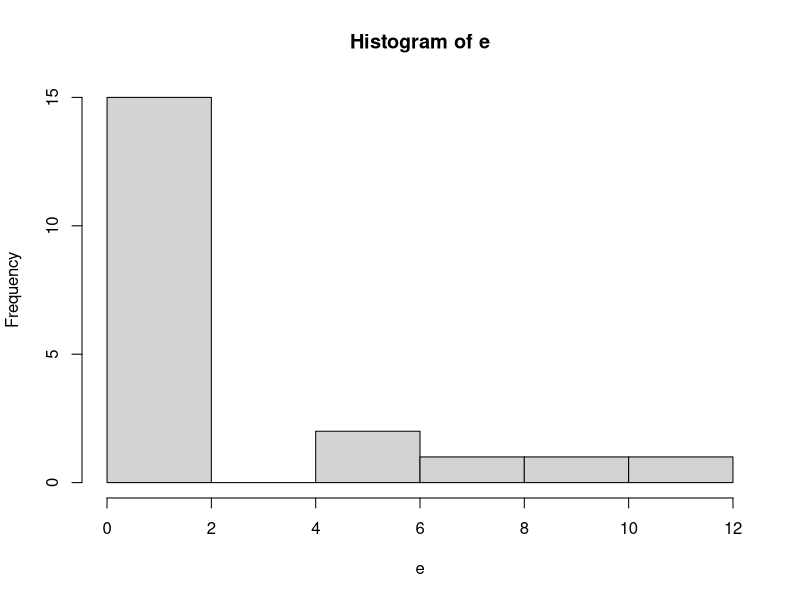
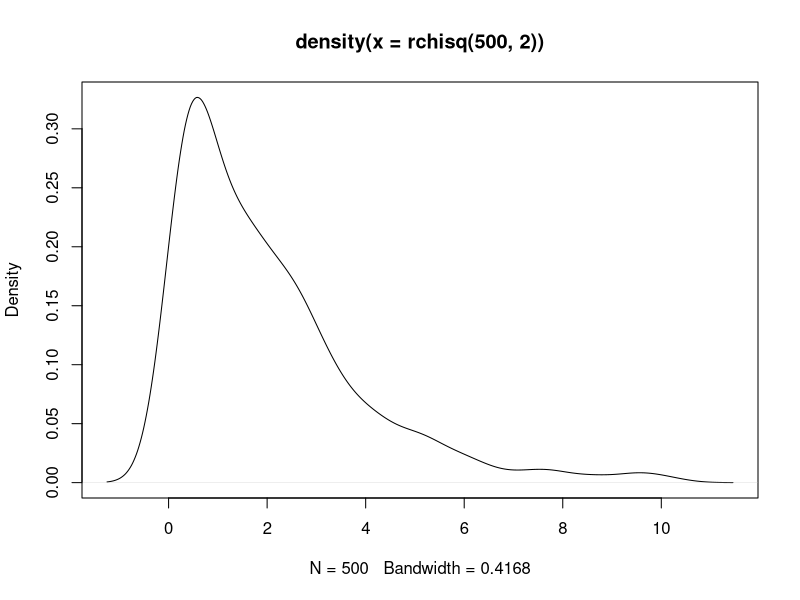
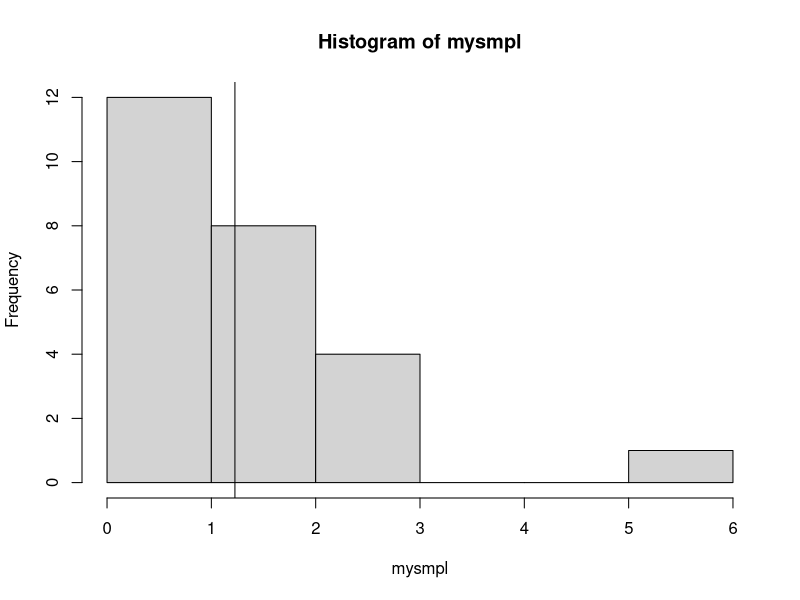
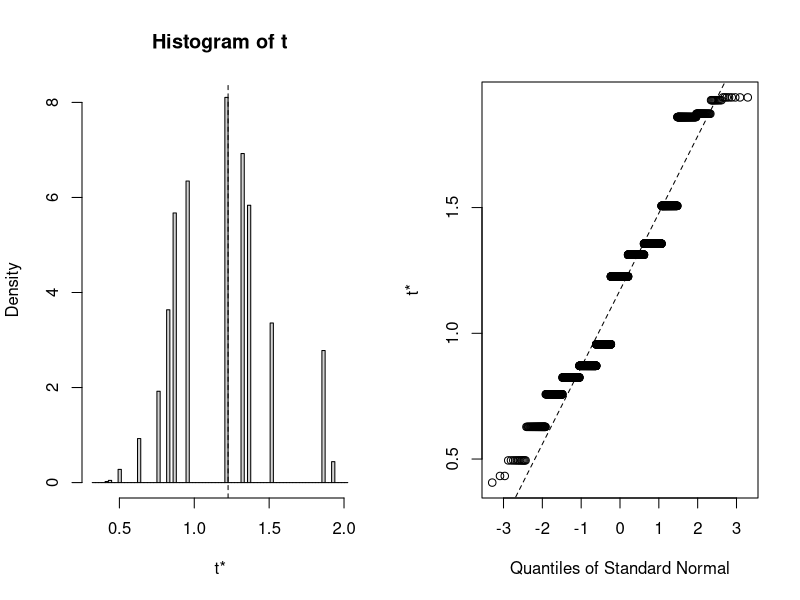

Source code (R) for these figures, in order: (Note: this script raises an error after producing the figures.)
# Bootstrap demo: what good is bootstrapping? What is the impact of bias correction? Chi-square distribution.
# Median

# Sample a population of residuals that is distributed with a Chi square distribution.

e<-rchisq(20,2)
hist(e)
plot(density(rchisq(500,2)))

# Simulate a dataset with chi-square errors with 2 df.
# Note that the errors can only be positive!
# Each time we call the function we simulate a sample.
ychi<-function(n) {rchisq(n,2)}

# Now take one sample and apply "traditional" methods and bootstrapping with and w/out bias correction.
mysmpl<-ychi(25)
hist(mysmpl)
abline(v=median(mysmpl))
mydata<-as.data.frame(mysmpl) # Traditional method
names(mydata)<-c("y")
(mymed<-median(mydata$y))

library(boot)


myboot<-function(data, i) {
	data<-data[i,]
	median(data)
	}
	
boot1<-boot(mydata,myboot,1999)
plot(boot1, index=1)
boot.ci(boot1,index=1)
confint(lm1)

# Streamlined, compact program
# 200 simulations:
bciSlope<-list("slopes")
bciIntercept<-list("intercept")
for (i in 1:200) {
	mydata<-as.data.frame(cbind(ychi(5,0.5,15),seq(1:15)))
	names(mydata)<-c("y","x")
	lm1<-lm(y~x,mydata)
	boot1<-boot(mydata,myboot,999)
	bciS<-boot.ci(boot1,index=2)
	bciSlope[[i]]<-rbind(confint(lm1)[2,],bciS$normal[2:3],bciS$basic[4:5],bciS$percent[4:5],bciS$bca[4:5])
	bciI<-boot.ci(boot1,index=1)
	bciIntercept[[i]]<-rbind(confint(lm1)[1,],bciI$normal[2:3],bciI$basic[4:5],bciI$percent[4:5],bciI$bca[4:5])
}

# Plot the slopes
plot(2, xlim=c(0,1),ylim=c(0,201))

for (i in 1:200) lines(x=c(bciSlope[[i]][1,]), y=c(i,i), col="blue",lwd=2)
abline(v=0.5)

for (i in 1:200) lines(x=c(bciSlope[[i]][5,]), y=c(i+0.3,i+0.3), lty=1, col="red",lwd=2)

for (i in 1:200) lines(x=c(bciSlope[[i]][4,]), y=c(i+0.6,i+0.6), lty=1, col="green",lwd=2)


# Plot the intercept
plot(2, xlim=c(0,15),ylim=c(0,201))

for (i in 1:200) lines(x=c(bciIntercept[[i]][1,]), y=c(i,i), col="blue",lwd=2)
abline(v=5)

for (i in 1:200) lines(x=c(bciIntercept[[i]][5,]), y=c(i+0.3,i+0.3), lty=1, col="red",lwd=2)

for (i in 1:200) lines(x=c(bciIntercept[[i]][4,]), y=c(i+0.6,i+0.6), lty=1, col="green",lwd=2)

